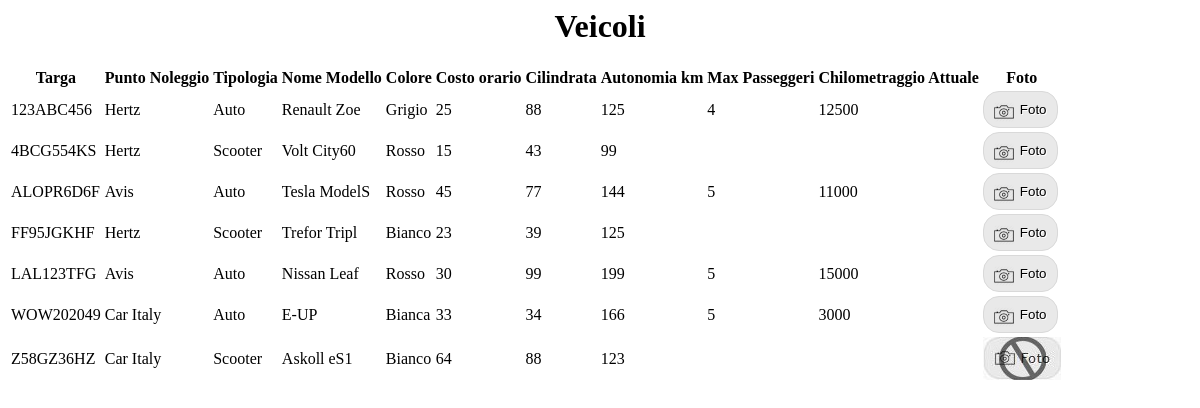
The page /pages/visualizzaveicoli.php (signed in) on the database its author committed.
### tables this page shows
CREATE TABLE IF NOT EXISTS Veicolo_elettrico( 

	Targa VARCHAR(20) NOT NULL PRIMARY KEY,
	Punto_Noleggio VARCHAR(20) NOT NULL,
	Tipologia ENUM('Auto','Scooter') NOT NULL,
	Nome_Modello VARCHAR(40),
	Colore VARCHAR(40),
	Costo_orario INT,
	Cilindrata INT,
	Autonomia_km INT,
	Max_Passeggeri INT,
	Chilometraggio_Attuale INT,
	Foto VARCHAR(200),
	FOREIGN KEY (Punto_Noleggio) REFERENCES Punto_Noleggio(Nome) 
	ON DELETE CASCADE
);

### class.user.php (called while the page is built, shortened)
<?php
class USER {
	private $conn;
	public function __construct() {
		$database = new Database();
		$db = $database -> dbConnection();
		$this -> conn = $db;
	}
	public function runQuery($sql) {
		$stmt = $this -> conn -> prepare($sql);
		return $stmt;
	}
}
?>

### pages/visualizzaveicoli.php (the view, shortened to what this page needs)
<?php
require_once ("../class.user.php");
$auth_user = new USER();
$stmt = $auth_user -> runQuery('SELECT * FROM Veicolo_elettrico;');
$stmt -> execute();
?>
<head>
	<link href="css/bootstrap-dialog.min.css" rel="stylesheet">
</head>
<body>
		<div >
			<h1 align="center">Veicoli</h1>
			<?php if ($stmt->rowCount()!=0): ?>
            	<div>
  						<table class="table table-striped ">
    					<thead class="personale">
      					<tr>
      					  <th>Targa</th>
      					  <th>Punto Noleggio</th>
      					  <th>Tipologia</th>
      					  <th>Nome Modello</th>
      					  <th>Colore</th>
      					  <th>Costo orario</th>
      					  <th>Cilindrata</th>
      					  <th>Autonomia km</th>
      					  <th>Max Passeggeri</th>
      					  <th>Chilometraggio Attuale</th>
      					  <th>Foto</th>
     					 </tr>
    					</thead>
  		  						<tbody>
  		  							<?php while ($userRow=$stmt->fetch(PDO::FETCH_ASSOC)): ?>
      							<tr>
      							  <td class="col-md-3"><?php echo $userRow['Targa']; ?></td>
     						      <td class="col-md-3"><?php echo $userRow['Punto_Noleggio']; ?></td>
     						      <td class="col-md-3"><?php echo $userRow['Tipologia']; ?></td>
     						      <td class="col-md-3"><?php echo $userRow['Nome_Modello']; ?></td>
     						      <td class="col-md-3"><?php echo $userRow['Colore']; ?></td>
     						      <td class="col-md-3"><?php echo $userRow['Costo_orario']; ?></td>
     						      <td class="col-md-3"><?php echo $userRow['Cilindrata']; ?></td>
     						      <td class="col-md-3"><?php echo $userRow['Autonomia_km']; ?></td>
     						      <td class="col-md-3"><?php echo $userRow['Max_Passeggeri']; ?></td>
     						      <td class="col-md-3"><?php echo $userRow['Chilometraggio_Attuale']; ?></td>
     						      <?php if($userRow['Foto']!=""):?><td class="col-md-3"><button type="button" data-toggle="modal" class="Mostra" data-target="#myModal" id="<?php echo $userRow['Foto']; ?>">Foto</button></td>
     			                  <?php else: ?><td class="col-md-3" ><img src="./img/noButton.jpg"></td>
     						      <?php endif; ?>
     							 </tr>
     							 <?php endwhile; ?>
      						  </tbody>
  						</table>
			   </div>
            <?php endif; ?>
          </div>
</body>

### pages/visualizzaveicoli.php (style rules this page uses)
.Mostra { padding: 10px 10px 10px 36px; font-family: "Trebuchet MS", Arial, Verdana; background: #e9e9e9 url(./img/foto.png) 10px 10px no-repeat; border-radius: 16px; border: 1px solid #d9d9d9; text-shadow: 1px 1px #fff; }

### rows shown on the page
veicolo_elettrico: Targa "123ABC456", Punto_Noleggio "Hertz", Tipologia "Auto", Nome_Modello "Renault Zoe", Colore "Grigio", Costo_orario "25", Cilindrata "88", Autonomia_km "125", Max_Passeggeri "4", Chilometraggio_Attuale "12500"
veicolo_elettrico: Targa "4BCG554KS", Punto_Noleggio "Hertz", Tipologia "Scooter", Nome_Modello "Volt City60", Colore "Rosso", Costo_orario "15", Cilindrata "43", Autonomia_km "99"
veicolo_elettrico: Targa "ALOPR6D6F", Punto_Noleggio "Avis", Tipologia "Auto", Nome_Modello "Tesla ModelS", Colore "Rosso", Costo_orario "45", Cilindrata "77", Autonomia_km "144", Max_Passeggeri "5", Chilometraggio_Attuale "11000"
veicolo_elettrico: Targa "FF95JGKHF", Punto_Noleggio "Hertz", Tipologia "Scooter", Nome_Modello "Trefor Tripl", Colore "Bianco", Costo_orario "23", Cilindrata "39", Autonomia_km "125"
veicolo_elettrico: Targa "LAL123TFG", Punto_Noleggio "Avis", Tipologia "Auto", Nome_Modello "Nissan Leaf", Colore "Rosso", Costo_orario "30", Cilindrata "99", Autonomia_km "199", Max_Passeggeri "5", Chilometraggio_Attuale "15000"
veicolo_elettrico: Targa "WOW202049", Punto_Noleggio "Car Italy", Tipologia "Auto", Nome_Modello "E-UP", Colore "Bianca", Costo_orario "33", Cilindrata "34", Autonomia_km "166", Max_Passeggeri "5", Chilometraggio_Attuale "3000"
veicolo_elettrico: Targa "Z58GZ36HZ", Punto_Noleggio "Car Italy", Tipologia "Scooter", Nome_Modello "Askoll eS1", Colore "Bianco", Costo_orario "64", Cilindrata "88", Autonomia_km "123"
